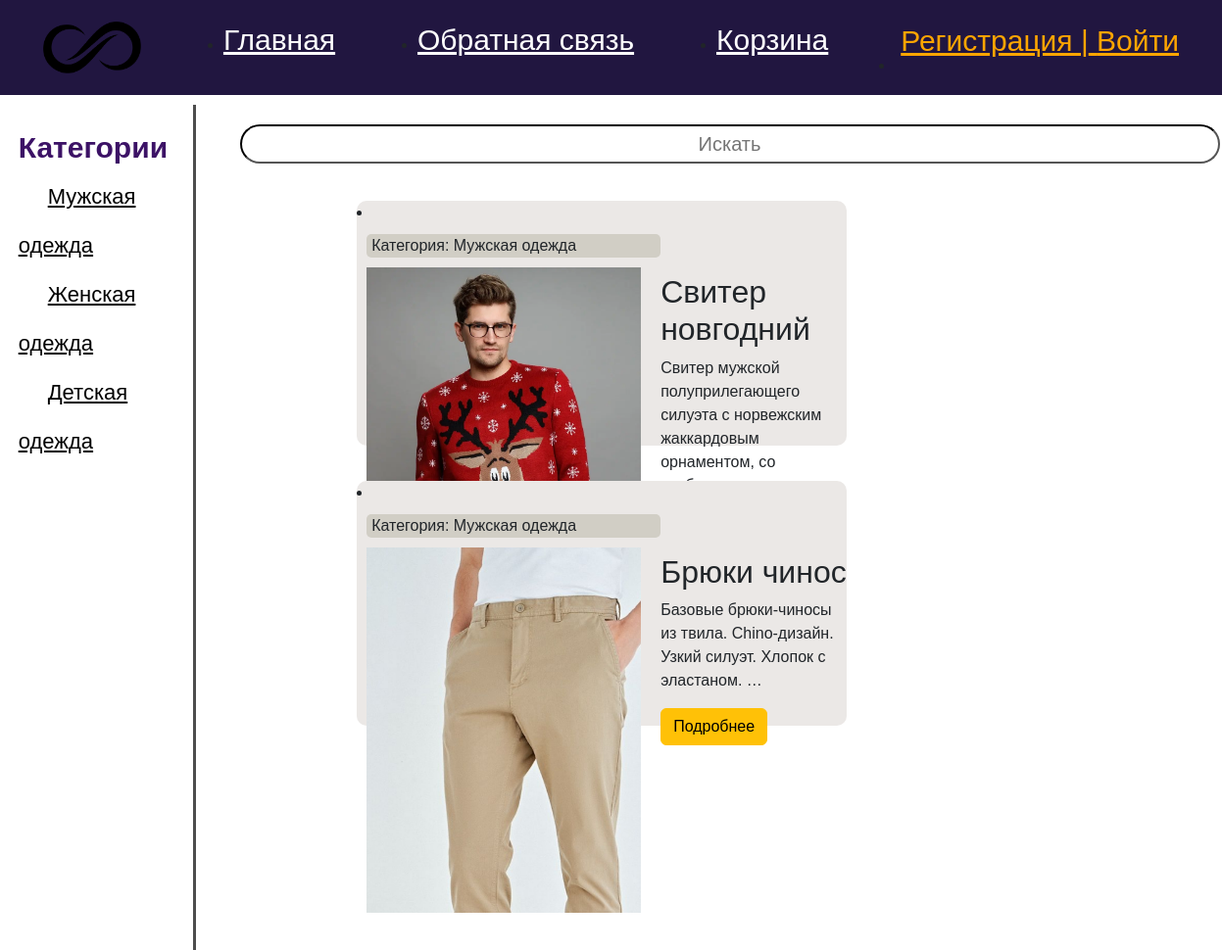
The page /show_categories/muzhskaya-odezhda/ on the database as committed earlier.
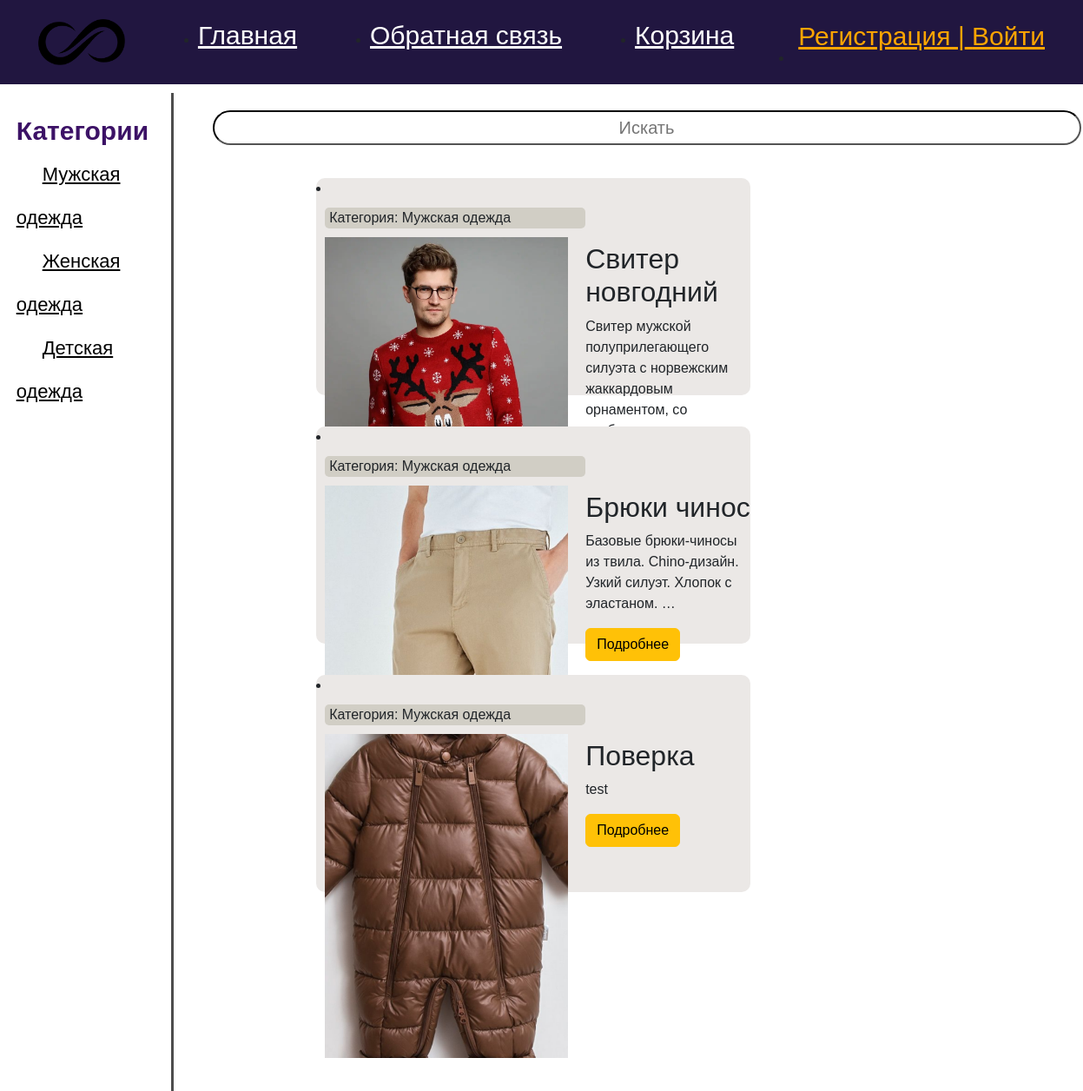
The same page on the database as committed later.
### main/models.py (models this page shows, shortened)
class Category(models.Model):
    name = models.CharField(max_length=255, db_index=True)
    slug = models.SlugField(max_length=255, db_index=True, verbose_name='url', unique=True)
    def __str__(self):
        return self.name
    def get_absolute_url(self):
        return reverse('cats', kwargs={'cat_slug': self.slug})

class Product(models.Model):
    title = models.CharField(max_length=255, verbose_name='Название')
    content = models.TextField(verbose_name='Описание')
    price = models.IntegerField(verbose_name='Цена')
    slug = models.SlugField(max_length=255, db_index=True, verbose_name='url', unique=True)
    photo = models.ImageField(upload_to='photos/%Y/%m/%d/')
    time_create = models.DateTimeField(auto_now_add=True)
    time_update = models.DateTimeField(auto_now=True)
    cat = models.ForeignKey('Category', on_delete=models.PROTECT)
    def get_absolute_url(self):
        return reverse('show_post', kwargs={'post_slug': self.slug})

### main/views.py (the view)
# urls.py: path('show_categories/<slug:cat_slug>/', ProductCategories.as_view(), name='cats'),
class ProductCategories(DataMixin, ListView):
    model = Product
    template_name = 'main/index.html'
    context_object_name = 'products'
    allow_empty = False
    def get_queryset(self):
        return Product.objects.filter(cat__slug=self.kwargs['cat_slug'])
    def get_context_data(self, *, object_list=None, **kwargs):
        context = super().get_context_data(**kwargs)
        c_def = self.get_user_context(title=" NameSite")
        return dict(list(context.items()) + list(c_def.items()))

### main/templatetags/main_tags.py (called while the page is built)
@register.inclusion_tag('main/list_categories.html')
def show_categories():
    cats = Category.objects.all()
    return {'cats': cats}

### main/utils.py (called while the page is built)
    def get_user_context(self, **kwargs):
       context = kwargs
       cats = Category.objects.all()
       context ['menu'] = menu
       context ['cats'] = cats
       return context

### main/templates/main/index.html (shortened to what this page needs)
{% extends 'main/layout.html' %}
{% block content %}
    <div class="menu">
		<div class="search_stroke">
			<form action="" method="post">
				<input type="text" placeholder="Искать">
			</form>
		</div>
		{% for p in products %}
            <li><div class="article-panel">
	<p class="first">Категория: {{p.cat}}</p>
</div>
{% if p.photo %}
				<p><img class="img-article-left" src="{{ p.photo.url }}" alt=""></p>
				<h2>{{p.title}}</h2>
{% endif %}
	{% autoescape on %}
	{{p.content|linebreaks|truncatewords:10}}
	{% endautoescape %}
			<p class="link-read-post"><a href="{{ p.get_absolute_url }}" class="btn btn-warning">Подробнее</a></p>
			</li>
        {% endfor %}
    </div>
{% endblock %}

### main/templates/main/list_categories.html
{% for c in cats %}
		<li><a href="{{ c.get_absolute_url }}">{{c.name}}</a></li>
{% endfor %}

Rows that differ between the two databases and show on the page:
added Product: cat "Мужская одежда", photo (picture), title "Поверка", content "test"
